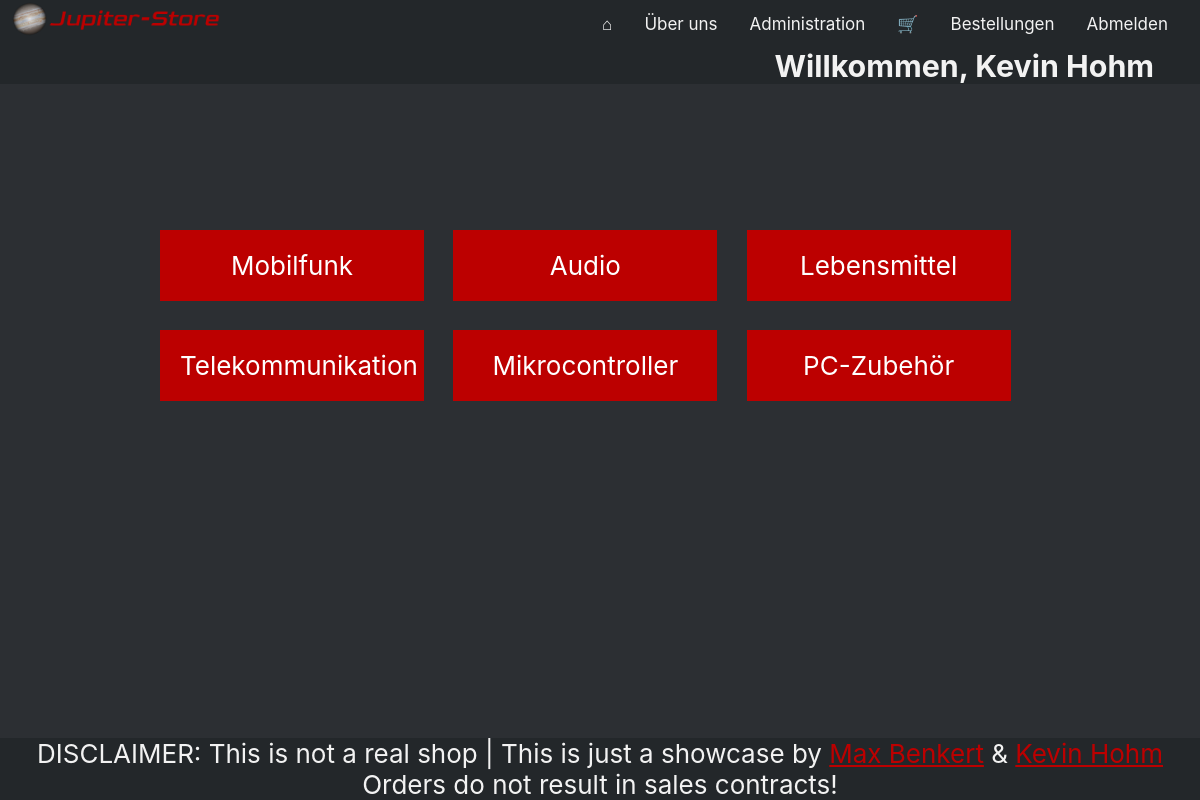
/ (signed in), run on the app's committed database.
### tables this page shows
CREATE TABLE IF NOT EXISTS `article_category` (
  `id` int(11) NOT NULL AUTO_INCREMENT,
  `name` varchar(255) NOT NULL DEFAULT '',
  PRIMARY KEY (`id`)
);

### src/php_include/db_article.php (called while the page is built, shortened)
<?php
function db_get_categories()
{
    $mysqli = db_connect();
    $sql    = "SELECT * FROM article_category";
    $res    = $mysqli->query($sql);
    if ($res->num_rows > 0) {
        $categorys = array();
        $i         = 0;
        while ($row = $res->fetch_assoc()) {
            $categorys[$i]       = new Category();
            $categorys[$i]->id   = $row["id"];
            $categorys[$i]->name = $row["name"];
            $i++;
        }
        return $categorys;
    } else {
        return false;
    }
}
?>

### src/index.php (the view, shortened to what this page needs)
<?php
require_once("php_include/db_article.php");
$categories = db_get_categories();
foreach ($categories as $category) {
    echo "<a class='stealth__a' href='category.php?id=" . $category->id . "&category=" . $category->name . "'>
        <div class='box'><center>" . $category->name . "</center></div></a>";
}

### src/css/base.css (style rules this page uses)
* { margin:0; padding:0; }
body { padding-top: 70px; background-color: #2C2F33; color: #f2f2f2; font-family: -apple-system, BlinkMacSystemFont, 'Segoe UI', Roboto, Oxygen, Ubuntu, Cantarell, 'Open Sans', 'Helvetica Neue', sans-serif; font-size: 26px; }
.box { float: left; width: 30%; margin-right: 3.33333%; margin-bottom: 3.33333%; padding: 20px 20px; background: rgb(188, 0, 0); box-sizing: border-box; }
.stealth__a { color: white; }

### src/css/footer.css (style rules this page uses)
footer { position: fixed; left: 0; bottom: 0; width: 100%; background-color: #23272A; color: #f2f2f2; text-align: center; }
footer a:link { color: rgb(188,0,0); }

### data on the page
article_category: name "Mobilfunk"
article_category: name "Audio"
article_category: name "Lebensmittel"
article_category: name "Telekommunikation"
article_category: name "Mikrocontroller"
article_category: name "PC-Zubehör"

### other printed values
unserialize($_SESSION["user"])->firstname "Kevin"
unserialize($_SESSION["user"])->lastname "Hohm"
